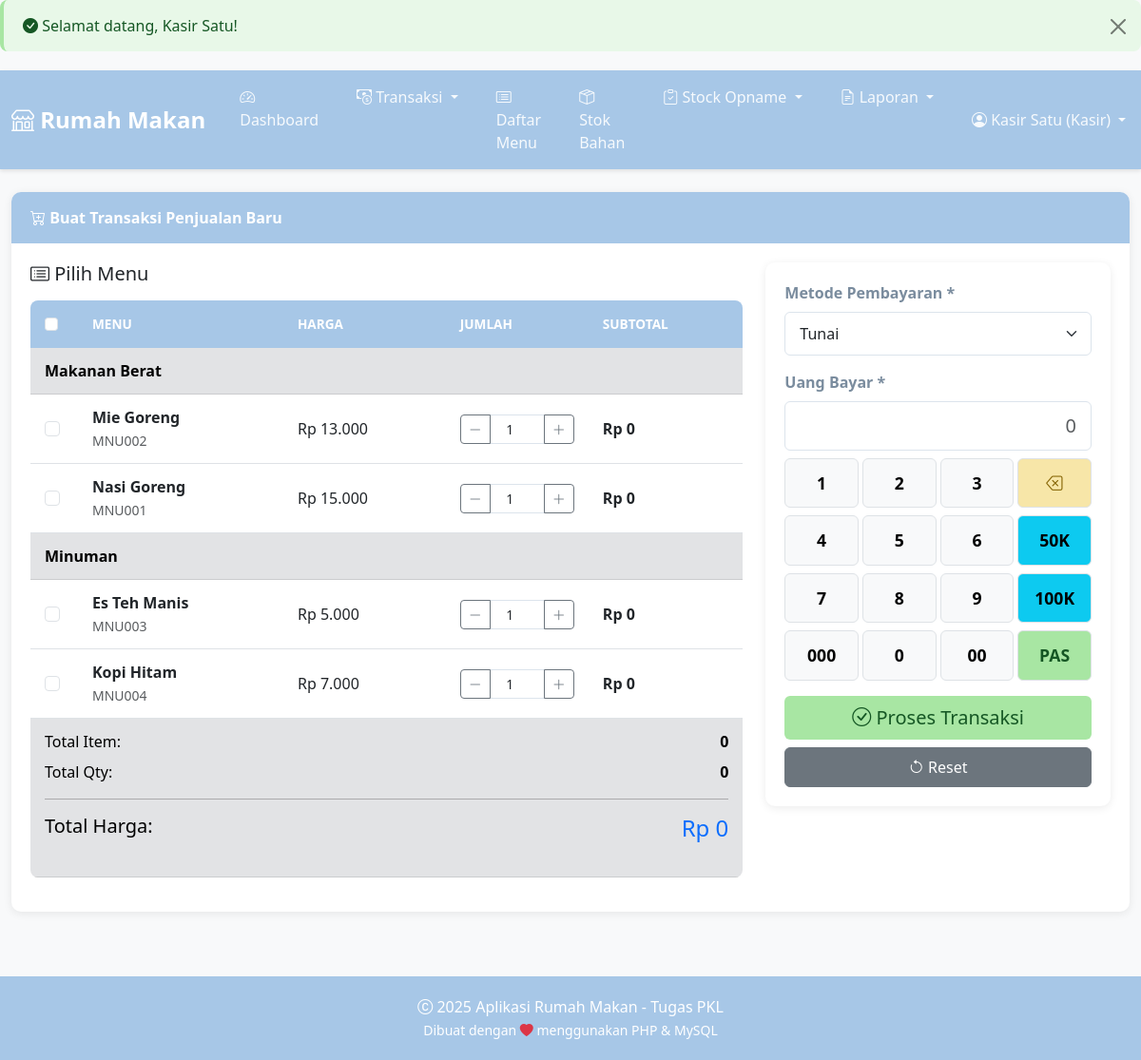
The page /index.php?page=buat_transaksi (signed in) on the database its author committed.
### tables this page shows
CREATE TABLE menu_makanan (
    id INT PRIMARY KEY AUTO_INCREMENT,
    kode_menu VARCHAR(20) UNIQUE NOT NULL,
    nama_menu VARCHAR(100) NOT NULL,
    kategori_id INT NOT NULL,
    harga_modal DECIMAL(15,2) DEFAULT 0,
    harga_jual DECIMAL(15,2) NOT NULL,
    margin_keuntungan DECIMAL(10,2) DEFAULT 0,
    status ENUM('tersedia', 'habis', 'tidak_tersedia') DEFAULT 'tersedia',
    foto_menu VARCHAR(255),
    created_at TIMESTAMP DEFAULT CURRENT_TIMESTAMP,
    updated_at TIMESTAMP DEFAULT CURRENT_TIMESTAMP ON UPDATE CURRENT_TIMESTAMP,
    FOREIGN KEY (kategori_id) REFERENCES kategori_menu(id)
);

CREATE TABLE kategori_menu (
    id INT PRIMARY KEY AUTO_INCREMENT,
    nama_kategori VARCHAR(50) NOT NULL,
    deskripsi TEXT,
    created_at TIMESTAMP DEFAULT CURRENT_TIMESTAMP,
    updated_at TIMESTAMP DEFAULT CURRENT_TIMESTAMP ON UPDATE CURRENT_TIMESTAMP
);

### config/database.php (called while the page is built, shortened)
<?php
$conn = null;
function getConnection() {
    global $conn;
    if ($conn === null) {
        try {
            $conn = new mysqli(DB_HOST, DB_USER, DB_PASS, DB_NAME);
            $conn->set_charset('utf8mb4');
        } catch (Exception $e) {
            die("Error Database: " . $e->getMessage());
        }
    }
    return $conn;
}
function query($sql, $params = []) {
    $conn = getConnection();
    if (empty($params)) {
        $result = $conn->query($sql);
        return $result;
    }
    $stmt = $conn->prepare($sql);
    $stmt->execute();
    $result = $stmt->get_result();
    return $result;
}
function fetchAll($sql, $params = []) {
    $result = query($sql, $params);
    $data = [];
    if ($result) {
        while ($row = $result->fetch_assoc()) {
            $data[] = $row;
        }
    }
    return $data;
}
function formatRupiah($number) {
    return 'Rp ' . number_format($number, 0, ',', '.');
}
?>

### modul/transaksi/buat_transaksi.php (the view, shortened to what this page needs)
<?php
$menu_list = fetchAll("
    SELECT m.*, k.nama_kategori
    FROM menu_makanan m
    JOIN kategori_menu k ON m.kategori_id = k.id
    WHERE m.status = 'tersedia'
    ORDER BY k.nama_kategori, m.nama_menu
");
?>
<div class="row">
    <div class="col-md-12">
        <div class="card">
            <div class="card-header">
                <i class="bi bi-cart-plus"></i> Buat Transaksi Penjualan Baru
            </div>
            <div class="card-body">
                <?php if (empty($menu_list)): ?>
                    <div class="alert alert-warning">
                        <i class="bi bi-exclamation-triangle"></i>
                        Tidak ada menu yang tersedia. Silakan tambah menu terlebih dahulu.
                    </div>
                    <a href="index.php?page=list_menu" class="btn btn-primary">
                        <i class="bi bi-plus"></i> Kelola Menu
                    </a>
                <?php else: ?>
                    <form action="config/transaksi_proses.php?action=create" method="POST" id="formTransaksi">
                        <div class="row">
                            <div class="col-md-8">
                                <h5 class="mb-3"><i class="bi bi-card-list"></i> Pilih Menu</h5>
                                <div class="table-responsive" style="overflow-y: auto;">
                                    <table class="table table-hover">
                                        <thead class="sticky-top bg-white">
                                            <tr>
                                                <th width="50">
                                                    <input type="checkbox" id="selectAll" class="form-check-input">
                                                </th>
                                                <th>Menu</th>
                                                <th>Harga</th>
                                                <th width="150">Jumlah</th>
                                                <th>Subtotal</th>
                                            </tr>
                                        </thead>
                                        <tbody>
                                            <?php
                                            $current_kategori = '';
                                            foreach ($menu_list as $menu):
                                                if ($current_kategori != $menu['nama_kategori']):
                                                    $current_kategori = $menu['nama_kategori'];
                                            ?>
                                            <tr class="table-secondary">
                                                <td colspan="5"><strong><?php echo $current_kategori; ?></strong></td>
                                            </tr>
                                            <?php endif; ?>
                                            <tr class="menu-row clickable-row" data-id="<?php echo $menu['id']; ?>" data-harga="<?php echo $menu['harga_jual']; ?>">
                                                <td class="checkbox-cell">
                                                    <input type="checkbox" class="form-check-input menu-checkbox"
                                                           name="menu_id[]" value="<?php echo $menu['id']; ?>">
                                                </td>
                                                <td>
                                                    <strong><?php echo $menu['nama_menu']; ?></strong>
                                                    <br><small class="text-muted"><?php echo $menu['kode_menu']; ?></small>
                                                </td>
                                                <td class="harga-menu"><?php echo formatRupiah($menu['harga_jual']); ?></td>
                                                <td class="qty-cell">
                                                    <div class="input-group input-group-sm qty-control">
                                                        <button type="button" class="btn btn-outline-secondary btn-minus" tabindex="-1">
                                                            <i class="bi bi-dash-lg"></i>
                                                        </button>
                                                        <input type="number" class="form-control text-center jumlah-menu"
                                                               name="jumlah[]" value="1" min="1" max="99" readonly>
                                                        <button type="button" class="btn btn-outline-secondary btn-plus" tabindex="-1">
                                                            <i class="bi bi-plus-lg"></i>
                                                        </button>
                                                    </div>
                                                </td>
                                                <td class="subtotal-menu text-rupiah">Rp 0</td>
                                            </tr>
                                            <?php endforeach; ?>
                                        </tbody>
                                            <tr class="table-secondary">
                                                <td colspan="5">
                                        <div class="mb-3">
                                            <div class="d-flex justify-content-between mb-2">
                                                <span>Total Item:</span>
                                                <strong id="totalItem">0</strong>
                                            </div>
                                            <div class="d-flex justify-content-between mb-2">
                                                <span>Total Qty:</span>
                                                <strong id="totalQty">0</strong>
                                            </div>
                                            <hr>
                                            <div class="d-flex justify-content-between mb-3">
                                                <h5>Total Harga:</h5>
                                                <h4 class="text-primary" id="totalHarga">Rp 0</h4>
                                            </div>
                                                </td>
                                            </tr>
                                    </table>
                                </div>
                            </div>
                            <div class="col-md-4">
                                <div class="card border-primary">
                                    <div class="card-body">
                                        <div class="mb-3">
                                            <label class="form-label">Metode Pembayaran *</label>
                                            <select class="form-select" name="metode_pembayaran" id="metodePembayaran" required>
                                                <option value="tunai">Tunai</option>
                                            </select>
                                        </div>
                                        <div class="mb-3" id="formUangBayar">
                                            <label class="form-label">Uang Bayar *</label>
                                            <input type="text" class="form-control form-control-lg text-end"
                                                   name="uang_bayar" id="uangBayar" placeholder="0" readonly>
                                            <div class="numpad mt-2">
                                                <div class="row g-1">
                                                    <div class="col-3">
                                                        <button type="button" class="btn btn-light btn-numpad w-100" data-value="1">1</button>
                                                    </div>
                                                    <div class="col-3">
                                                        <button type="button" class="btn btn-light btn-numpad w-100" data-value="2">2</button>
                                                    </div>
                                                    <div class="col-3">
                                                        <button type="button" class="btn btn-light btn-numpad w-100" data-value="3">3</button>
                                                    </div>
                                                    <div class="col-3">
                                                        <button type="button" class="btn btn-warning btn-numpad w-100" data-value="clear">
                                                            <i class="bi bi-backspace"></i>
                                                        </button>
                                                    </div>
                                                </div>
                                                <div class="row g-1 mt-1">
                                                    <div class="col-3">
                                                        <button type="button" class="btn btn-light btn-numpad w-100" data-value="4">4</button>
                                                    </div>
                                                    <div class="col-3">
                                                        <button type="button" class="btn btn-light btn-numpad w-100" data-value="5">5</button>
                                                    </div>
                                                    <div class="col-3">
                                                        <button type="button" class="btn btn-light btn-numpad w-100" data-value="6">6</button>
                                                    </div>
                                                    <div class="col-3">
                                                        <button type="button" class="btn btn-info btn-numpad w-100" data-value="50000">50K</button>
                                                    </div>
                                                </div>
                                                <div class="row g-1 mt-1">
                                                    <div class="col-3">
                                                        <button type="button" class="btn btn-light btn-numpad w-100" data-value="7">7</button>
                                                    </div>
                                                    <div class="col-3">
                                                        <button type="button" class="btn btn-light btn-numpad w-100" data-value="8">8</button>
                                                    </div>
                                                    <div class="col-3">
                                                        <button type="button" class="btn btn-light btn-numpad w-100" data-value="9">9</button>
                                                    </div>
                                                    <div class="col-3">
                                                        <button type="button" class="btn btn-info btn-numpad w-100" data-value="100000">100K</button>
                                                    </div>
                                                </div>
                                                <div class="row g-1 mt-1">
                                                    <div class="col-3">
                                                        <button type="button" class="btn btn-light btn-numpad w-100" data-value="000">000</button>
                                                    </div>
                                                    <div class="col-3">
                                                        <button type="button" class="btn btn-light btn-numpad w-100" data-value="0">0</button>
                                                    </div>
                                                    <div class="col-3">
                                                        <button type="button" class="btn btn-light btn-numpad w-100" data-value="00">00</button>
                                                    </div>
                                                    <div class="col-3">
                                                        <button type="button" class="btn btn-success btn-numpad w-100" data-value="exact">PAS</button>
                                                    </div>
                                                </div>
                                            </div>
                                        </div>
                                        <button type="submit" class="btn btn-success btn-lg w-100" id="btnProses">
                                            <i class="bi bi-check-circle"></i> Proses Transaksi
                                        </button>
                                        <button type="button" class="btn btn-secondary w-100 mt-2" onclick="resetForm()">
                                            <i class="bi bi-arrow-counterclockwise"></i> Reset
                                        </button>
                                    </div>
                                </div>
                            </div>
                        </div>
                    </form>
                <?php endif; ?>
            </div>
        </div>
    </div>
</div>

### rows shown on the page
menu_makanan: kategori.nama_kategori "Makanan Berat", nama_menu "Mie Goreng", kode_menu "MNU002", harga_jual "Rp 13.000"
menu_makanan: nama_menu "Nasi Goreng", kode_menu "MNU001", harga_jual "Rp 15.000"
menu_makanan: kategori.nama_kategori "Minuman", nama_menu "Es Teh Manis", kode_menu "MNU003", harga_jual "Rp 5.000"
menu_makanan: nama_menu "Kopi Hitam", kode_menu "MNU004", harga_jual "Rp 7.000"

### other values the page prints
$_SESSION['success'] "Selamat datang, Kasir Satu!"
$_SESSION['nama_lengkap'] "Kasir Satu"
$_SESSION['role'] "Kasir"
